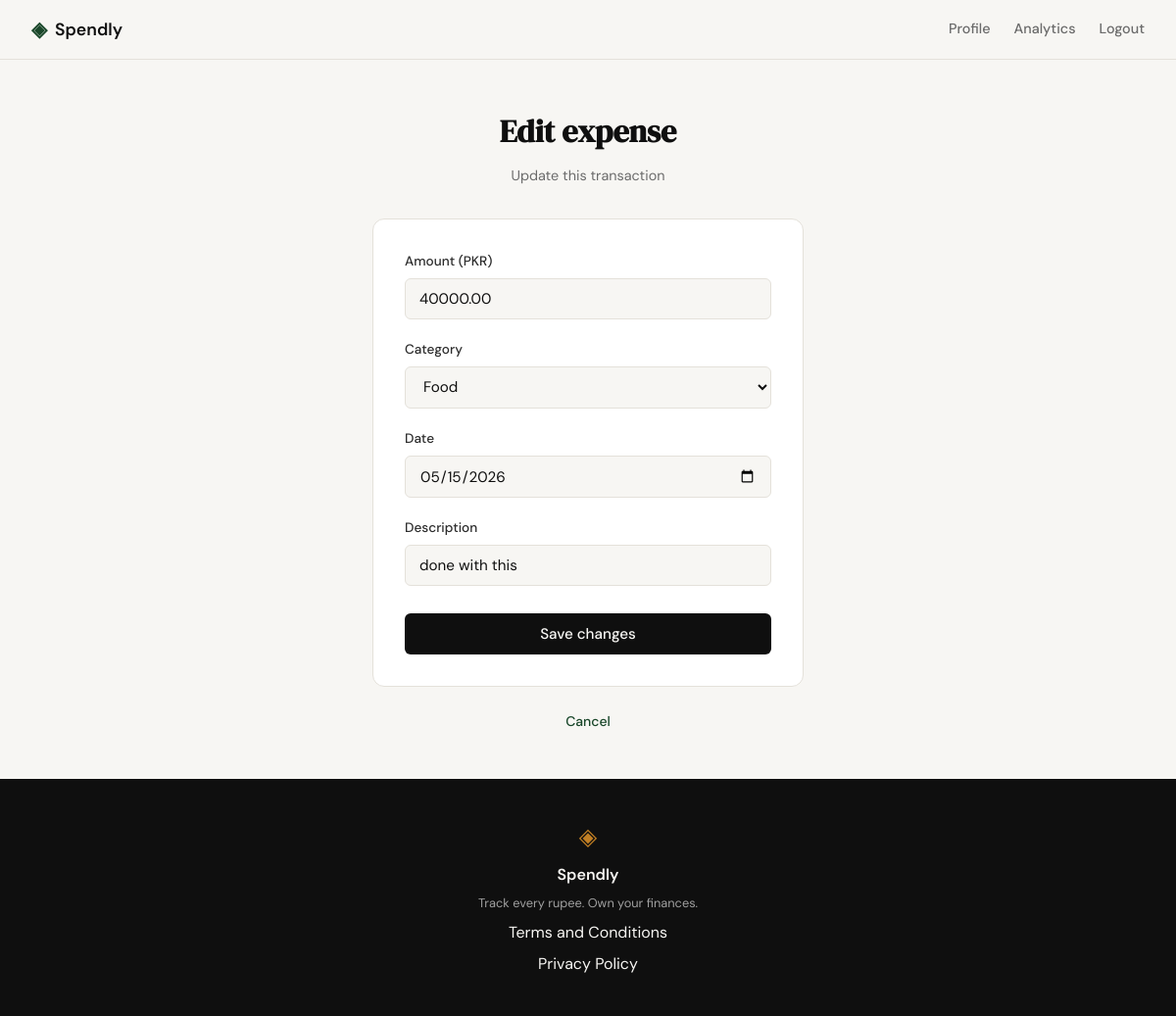
The page /expenses/302/edit (signed in) on the database its author committed.
### tables this page shows
CREATE TABLE expenses (
            id INTEGER PRIMARY KEY AUTOINCREMENT,
            user_id INTEGER NOT NULL REFERENCES users(id),
            amount REAL NOT NULL,
            category TEXT NOT NULL,
            date TEXT NOT NULL,
            description TEXT,
            created_at TEXT DEFAULT (datetime('now'))
        );

### app.py (the view, shortened to what this page needs)
@app.route("/expenses/<int:id>/edit", methods=["GET", "POST"])
def edit_expense(id):
    if not session.get("user_id"):
        return redirect(url_for("login"))
    expense = queries.get_expense(id, session["user_id"])
    if expense is None:
        abort(404)
    if request.method == "GET":
        form = {
            "amount":      "{:.2f}".format(expense["amount"]),
            "category":    expense["category"],
            "date":        expense["date"],
            "description": expense["description"] or "",
        }
        return render_template(
            "edit_expense.html",
            expense=expense, form=form, categories=ALLOWED_CATEGORIES,
        )

### database/db.py (called while the page is built)
def get_db():
    conn = sqlite3.connect(DB_PATH)
    conn.row_factory = sqlite3.Row
    conn.execute("PRAGMA foreign_keys = ON")
    return conn

### database/queries.py (called while the page is built)
def get_expense(expense_id, user_id):
    conn = get_db()
    try:
        row = conn.execute(
            "SELECT id, user_id, amount, category, date, description "
            "FROM expenses WHERE id = ? AND user_id = ?",
            (expense_id, user_id),
        ).fetchone()
    finally:
        conn.close()
    if row is None:
        return None
    return {
        "id": row["id"],
        "user_id": row["user_id"],
        "amount": float(row["amount"]),
        "category": row["category"],
        "date": row["date"],
        "description": row["description"],
    }

### templates/edit_expense.html (shortened to what this page needs)
{% extends "base.html" %}
{% block content %}
<section class="auth-section">
    <div class="auth-container">
        <div class="auth-header">
            <h1 class="auth-title">Edit expense</h1>
            <p class="auth-subtitle">Update this transaction</p>
        </div>
        <div class="auth-card">
            <form method="POST" action="{{ url_for('edit_expense', id=expense.id) }}">
                <div class="form-group">
                    <label for="amount">Amount (PKR)</label>
                    <input type="number" id="amount" name="amount"
                           class="form-input" step="0.01" min="0.01"
                           value="{{ form.amount }}" required autofocus>
                </div>
                <div class="form-group">
                    <label for="category">Category</label>
                    <select id="category" name="category" class="form-input" required>
                        {% for c in categories %}
                        <option value="{{ c }}" {% if form.category == c %}selected{% endif %}>{{ c }}</option>
                        {% endfor %}
                    </select>
                </div>
                <div class="form-group">
                    <label for="date">Date</label>
                    <input type="date" id="date" name="date"
                           class="form-input" value="{{ form.date }}" required>
                </div>
                <div class="form-group">
                    <label for="description">Description</label>
                    <input type="text" id="description" name="description"
                           class="form-input" maxlength="200"
                           value="{{ form.description }}">
                </div>
                <button type="submit" class="btn-submit">Save changes</button>
            </form>
        </div>
        <p class="auth-switch">
            <a href="{{ url_for('profile') }}">Cancel</a>
        </p>
    </div>
</section>
{% endblock %}

### static/css/style.css (style rules this page uses)
:root { --ink: #0f0f0f; --ink-soft: #2d2d2d; --ink-muted: #6b6b6b; --ink-faint: #a0a0a0; --paper: #f7f6f3; --paper-warm: #f0ede6; --paper-card: #ffffff; --accent: #1a472a; --accent-light: #e8f0eb; --accent-2: #c17f24; --accent-2-light: #fdf3e3; --danger: #c0392b; --danger-light: #fdecea; --border: #e4e1da; --border-soft: #eeebe4; --font-display: 'DM Serif Display', Georgia, serif; --font-body: 'DM Sans', system-ui, sans-serif; --max-width: 1200px; --auth-width: 440px; --radius-sm: 6px; --radius-md: 12px; --radius-lg: 20px; }
*, *::before, *::after { box-sizing: border-box; margin: 0; padding: 0; }
html { font-size: 16px; scroll-behavior: smooth; }
body { background: var(--paper); color: var(--ink); font-family: var(--font-body); font-size: 1rem; line-height: 1.6; -webkit-font-smoothing: antialiased; }
a { color: inherit; text-decoration: none; }
.auth-section { min-height: calc(100vh - 60px - 100px); display: flex; align-items: center; justify-content: center; padding: 3rem 2rem; }
.auth-container { width: 100%; max-width: var(--auth-width); }
.auth-header { text-align: center; margin-bottom: 2rem; }
.auth-title { font-family: var(--font-display); font-size: 2rem; color: var(--ink); margin-bottom: 0.5rem; }
.auth-subtitle { font-size: 0.9rem; color: var(--ink-muted); }
.auth-card { background: var(--paper-card); border: 1px solid var(--border); border-radius: var(--radius-md); padding: 2rem; margin-bottom: 1.5rem; }
.form-group { margin-bottom: 1.25rem; }
.form-group label { display: block; font-size: 0.85rem; font-weight: 500; color: var(--ink-soft); margin-bottom: 0.4rem; }
.form-input { width: 100%; padding: 0.6rem 0.875rem; border: 1px solid var(--border); border-radius: var(--radius-sm); font-family: var(--font-body); font-size: 0.95rem; color: var(--ink); background: var(--paper); outline: none; transition: border-color 0.2s; }
.form-input::placeholder { color: var(--ink-faint); }
.btn-submit { width: 100%; padding: 0.7rem; background: var(--ink); color: var(--paper); border: none; border-radius: var(--radius-sm); font-family: var(--font-body); font-size: 0.95rem; font-weight: 500; cursor: pointer; transition: background 0.2s; margin-top: 0.5rem; }
.auth-switch { text-align: center; font-size: 0.875rem; color: var(--ink-muted); }
.auth-switch a { color: var(--accent); font-weight: 500; }

### rows shown on the page
expenses: amount "40000.00", category "Food", date "05/15/2026", description "done with this"
